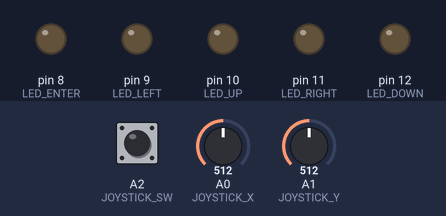
Bench run of a sketch on a simulated Arduino Uno, built with avr-gcc and run on an emulated ATmega328P. Shown: output pins drawn as LEDs (lit = HIGH). The test bench sets the inputs (shaded band); at power-on: A0 (JOYSTICK_X) = 512, A1 (JOYSTICK_Y) = 512, A2 (JOYSTICK_SW) HIGH. What the sketch prints to the serial monitor is not drawn.

Above: at 1.2 s.
1.3 s: A0 (JOYSTICK_X) set to 0
At 1.7 s:
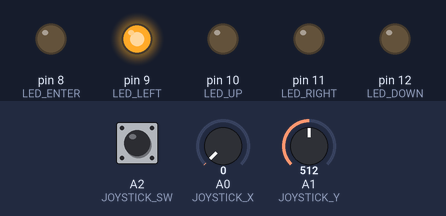
2.8 s: A1 (JOYSTICK_Y) set to 0
At 3.1 s:
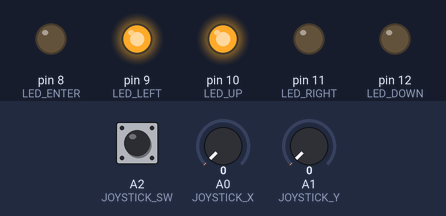
4.3 s: A2 (JOYSTICK_SW) pulled LOW for 0.15 s
At 4.41 s:
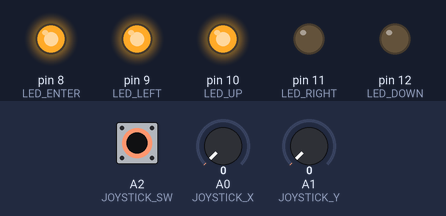
6.0 s: A0 (JOYSTICK_X) set to 122
At 7.0 s:
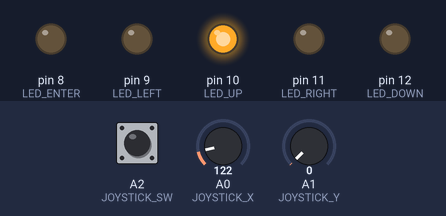
7.5 s: A1 (JOYSTICK_Y) set to 1023
At 8.3 s:
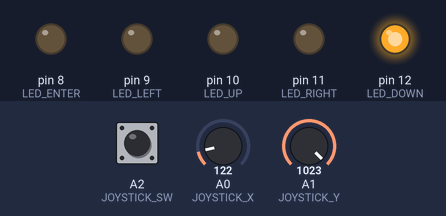
9.0 s: A2 (JOYSTICK_SW) pulled LOW for 1 s
At 9.6 s:
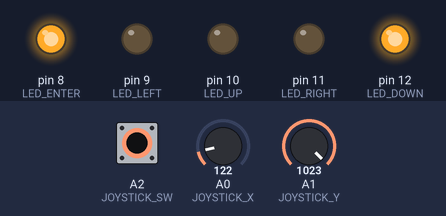
Timing chart, 0 to 12.0 s (numbered marks = the images above; inputs shaded):
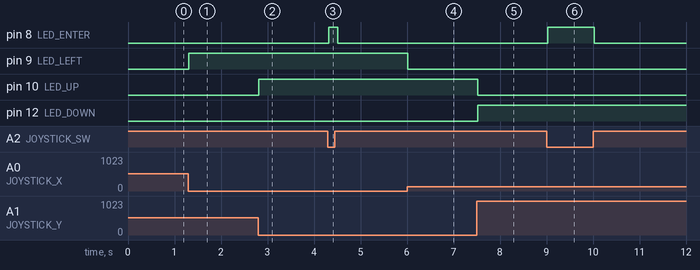

Measured:
- after the input at 1.3 s, pin 9 (LED_LEFT): LOW → HIGH at once
- after the input at 2.8 s, pin 10 (LED_UP): LOW → HIGH at once
- after the input at 4.3 s, pin 8 (LED_ENTER): LOW → HIGH at once, → LOW 0.20 s later
- after the input at 6.0 s, pin 9 (LED_LEFT): HIGH → LOW at once
- after the input at 7.5 s, pin 10 (LED_UP): HIGH → LOW at once; pin 12 (LED_DOWN): LOW → HIGH at once
- after the input at 9.0 s, pin 8 (LED_ENTER): LOW → HIGH at once, → LOW 1.0 s later

The sketch:

Joystick.ino
```cpp
// Joystick.ino
// Date: 2020/05/03

#define JOYSTICK_X    A0
#define JOYSTICK_Y    A1
#define JOYSTICK_SW   A2

#define LED_ENTER    8   //enter
#define LED_LEFT     9   //left
#define LED_UP      10   //up
#define LED_RIGHT   11   //right
#define LED_DOWN    12   //down

void setup()
{
    pinMode(JOYSTICK_X, INPUT);
    pinMode(JOYSTICK_Y, INPUT);
    pinMode(JOYSTICK_SW, INPUT_PULLUP);
    pinMode(LED_ENTER, OUTPUT);
    pinMode(LED_LEFT, OUTPUT);
    pinMode(LED_UP, OUTPUT);
    pinMode(LED_RIGHT, OUTPUT);
    pinMode(LED_DOWN, OUTPUT);
    Serial.begin(9600);
}

void loop()
{
    int value_x = analogRead(JOYSTICK_X);
    int value_y = analogRead(JOYSTICK_Y);
    int value_sw = digitalRead(JOYSTICK_SW);

    if(value_x==0)
    {
        digitalWrite(LED_RIGHT, LOW);
        digitalWrite(LED_LEFT, HIGH);
        Serial.print("left");

    }
    else if(value_x==1023)
    {
        digitalWrite(LED_LEFT, LOW);
        digitalWrite(LED_RIGHT, HIGH);
        Serial.print("right");
    }
    else
    {
        digitalWrite(LED_LEFT, LOW);
        digitalWrite(LED_RIGHT, LOW);
    }

    if(value_y==0)
    {
        digitalWrite(LED_DOWN, LOW);
        digitalWrite(LED_UP, HIGH);
        Serial.print("up");
    }
    else if(value_y==1023)
    {
        digitalWrite(LED_UP, LOW);
        digitalWrite(LED_DOWN, HIGH);
        Serial.print("down");
    }
    else
    {
        digitalWrite(LED_UP, LOW);
        digitalWrite(LED_DOWN, LOW);
    }

    if(value_sw==0)
    {
        digitalWrite(LED_ENTER, HIGH);
        Serial.print("enter");
    }
    else
    {
        digitalWrite(LED_ENTER, LOW);
    }

    delay(100);
}
```
